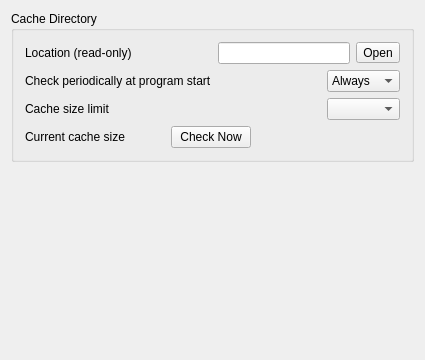
<?xml version="1.0" encoding="UTF-8"?>
<ui version="4.0">
 <class>Gui::Dialog::DlgSettingsCacheDirectory</class>
 <widget class="QWidget" name="Gui::Dialog::DlgSettingsCacheDirectory">
  <property name="geometry">
   <rect>
    <x>0</x>
    <y>0</y>
    <width>425</width>
    <height>360</height>
   </rect>
  </property>
  <property name="windowTitle">
   <string>Cache</string>
  </property>
  <layout class="QGridLayout" name="gridLayout_2">
   <item row="0" column="0">
    <widget class="QGroupBox" name="GroupBox5">
     <property name="title">
      <string>Cache Directory</string>
     </property>
     <layout class="QGridLayout" name="gridLayout_3">
      <item row="0" column="0" colspan="3">
       <layout class="QGridLayout" name="gridLayout">
        <item row="0" column="0">
         <widget class="QLabel" name="label">
          <property name="text">
           <string>Location (read-only)</string>
          </property>
         </widget>
        </item>
        <item row="0" column="1" colspan="2">
         <widget class="QLineEdit" name="cacheLocation">
          <property name="readOnly">
           <bool>true</bool>
          </property>
         </widget>
        </item>
        <item row="1" column="0">
         <widget class="QLabel" name="labelPeriod">
          <property name="text">
           <string>Check periodically at program start</string>
          </property>
         </widget>
        </item>
        <item row="1" column="1">
         <spacer name="horizontalSpacer_3">
          <property name="orientation">
           <enum>Qt::Orientation::Horizontal</enum>
          </property>
          <property name="sizeHint" stdset="0">
           <size>
            <width>118</width>
            <height>20</height>
           </size>
          </property>
         </spacer>
        </item>
        <item row="1" column="2" colspan="2">
         <widget class="QComboBox" name="comboBoxPeriod">
          <property name="sizePolicy">
           <sizepolicy hsizetype="Expanding" vsizetype="Fixed">
            <horstretch>0</horstretch>
            <verstretch>0</verstretch>
           </sizepolicy>
          </property>
          <item>
           <property name="text">
            <string>Always</string>
           </property>
          </item>
          <item>
           <property name="text">
            <string>Daily</string>
           </property>
          </item>
          <item>
           <property name="text">
            <string>Weekly</string>
           </property>
          </item>
          <item>
           <property name="text">
            <string>Monthly</string>
           </property>
          </item>
          <item>
           <property name="text">
            <string>Yearly</string>
           </property>
          </item>
          <item>
           <property name="text">
            <string>Never</string>
           </property>
          </item>
         </widget>
        </item>
        <item row="2" column="0">
         <widget class="QLabel" name="labelCache">
          <property name="text">
           <string>Cache size limit</string>
          </property>
         </widget>
        </item>
        <item row="2" column="1">
         <spacer name="horizontalSpacer_4">
          <property name="orientation">
           <enum>Qt::Orientation::Horizontal</enum>
          </property>
          <property name="sizeHint" stdset="0">
           <size>
            <width>118</width>
            <height>20</height>
           </size>
          </property>
         </spacer>
        </item>
        <item row="2" column="2" colspan="2">
         <widget class="QComboBox" name="comboBoxLimit">
          <property name="sizePolicy">
           <sizepolicy hsizetype="Expanding" vsizetype="Fixed">
            <horstretch>0</horstretch>
            <verstretch>0</verstretch>
           </sizepolicy>
          </property>
         </widget>
        </item>
        <item row="0" column="3">
         <widget class="QToolButton" name="openButton">
          <property name="sizePolicy">
           <sizepolicy hsizetype="Fixed" vsizetype="Fixed">
            <horstretch>0</horstretch>
            <verstretch>0</verstretch>
           </sizepolicy>
          </property>
          <property name="toolTip">
           <string>Browse cache directory</string>
          </property>
          <property name="text">
           <string>Open</string>
          </property>
          <property name="icon">
           <iconset resource="../Icons/resource.qrc">
            <normaloff>:/icons/document-open.svg</normaloff>:/icons/document-open.svg</iconset>
          </property>
          <property name="toolButtonStyle">
           <enum>Qt::ToolButtonStyle::ToolButtonTextBesideIcon</enum>
          </property>
         </widget>
        </item>
       </layout>
      </item>
      <item row="1" column="0">
       <widget class="QLabel" name="labelCurrentCache">
        <property name="sizePolicy">
         <sizepolicy hsizetype="Expanding" vsizetype="Preferred">
          <horstretch>0</horstretch>
          <verstretch>0</verstretch>
         </sizepolicy>
        </property>
        <property name="text">
         <string notr="true">Current cache size</string>
        </property>
       </widget>
      </item>
      <item row="1" column="1">
       <widget class="QPushButton" name="pushButtonCheck">
        <property name="text">
         <string>Check Now</string>
        </property>
       </widget>
      </item>
      <item row="1" column="2">
       <spacer name="horizontalSpacer_2">
        <property name="orientation">
         <enum>Qt::Orientation::Horizontal</enum>
        </property>
        <property name="sizeHint" stdset="0">
         <size>
          <width>150</width>
          <height>20</height>
         </size>
        </property>
       </spacer>
      </item>
     </layout>
    </widget>
   </item>
   <item row="1" column="0">
    <spacer name="verticalSpacer">
     <property name="orientation">
      <enum>Qt::Orientation::Vertical</enum>
     </property>
     <property name="sizeHint" stdset="0">
      <size>
       <width>20</width>
       <height>169</height>
      </size>
     </property>
    </spacer>
   </item>
  </layout>
 </widget>
 <layoutdefault spacing="6" margin="11"/>
 <resources>
  <include location="../Icons/resource.qrc"/>
 </resources>
 <connections/>
</ui>
